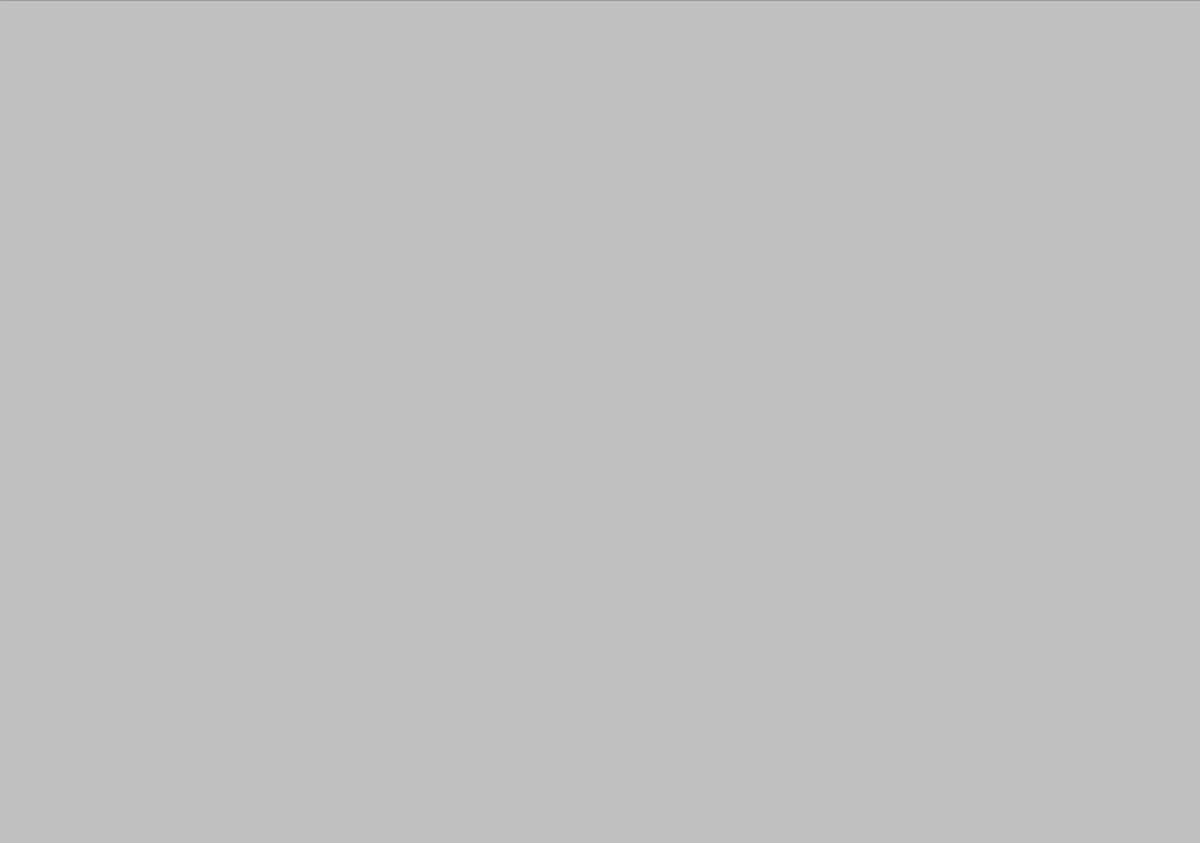
Frame 1 (no input)
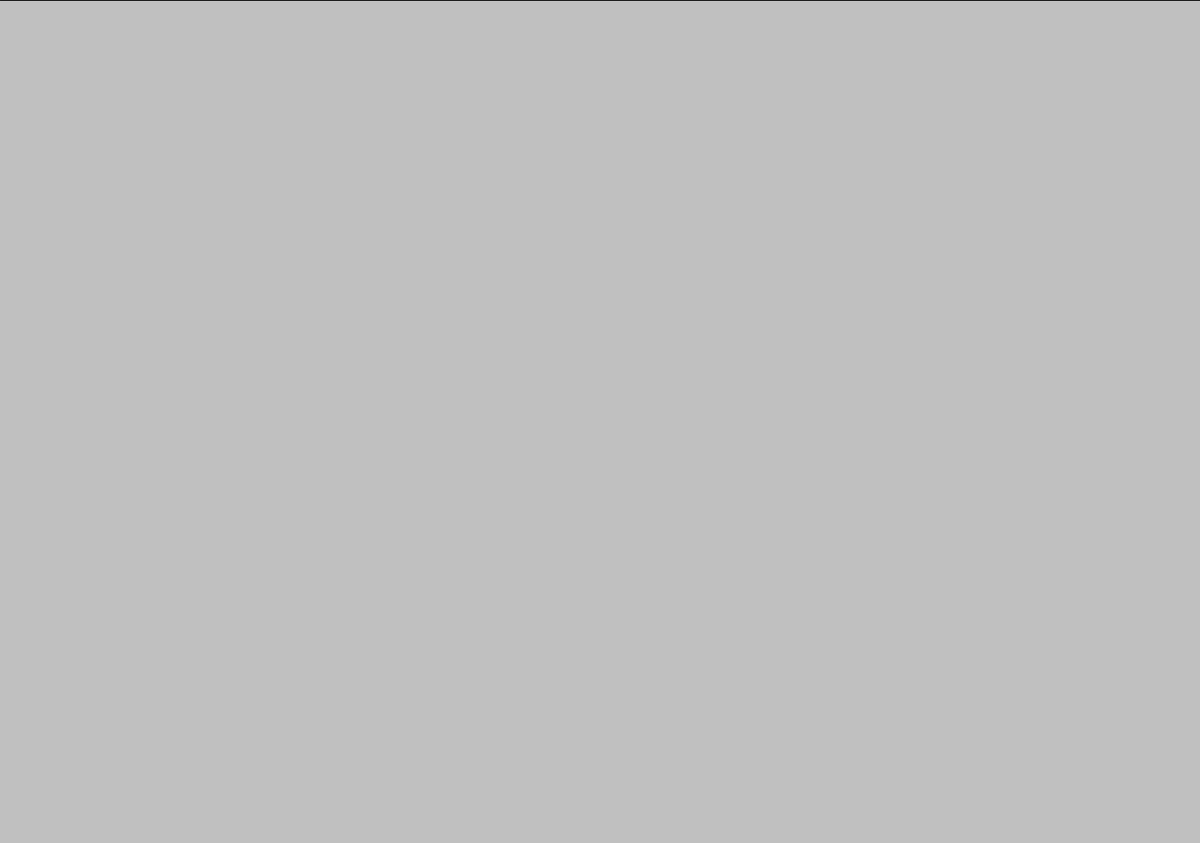
Frame 60 (the mouse pressed at the canvas centre just before this capture)
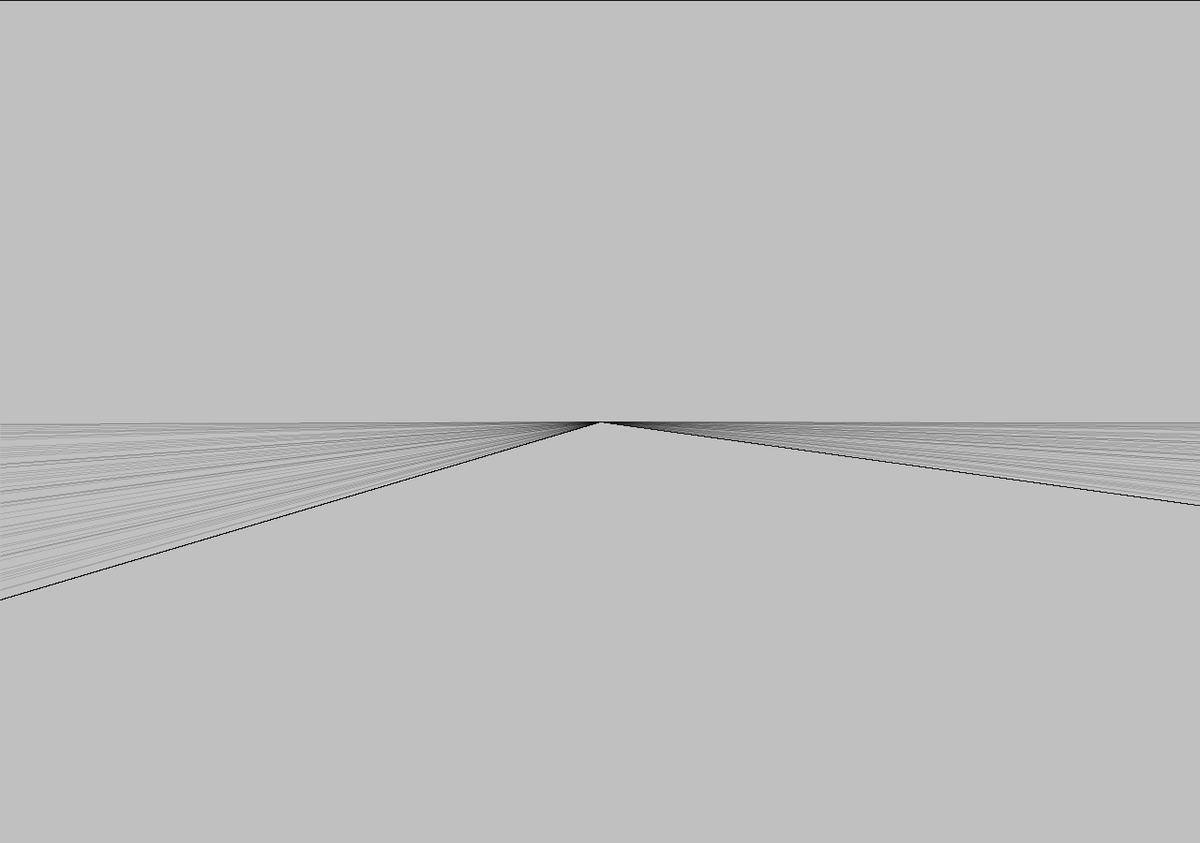
Frame 120 (the mouse held since frame 60 and released just before this capture)

The Processing sketch that drew these frames (run headless with seeded random() and noise(); from frame 60 on, the mouse is pressed at the canvas centre):

// Processing sketch: processing_28902
// ── processing_28902.pde

void setup(){
  size(1280 ,900);
  background(#c0c0c0);
  smooth();
  noCursor();
  strokeWeight(0.1);
}
 
 
 
 
void draw(){
stroke(0);
 
float a=random (mouseX, mouseY);
float b=random (mouseY,mouseX);
line (0,a,mouseX,mouseY);
line(0,b,mouseX,mouseY);
stroke(15);
line(2000,a,mouseX,mouseY);
line(2000,b,mouseX,mouseY);
}
